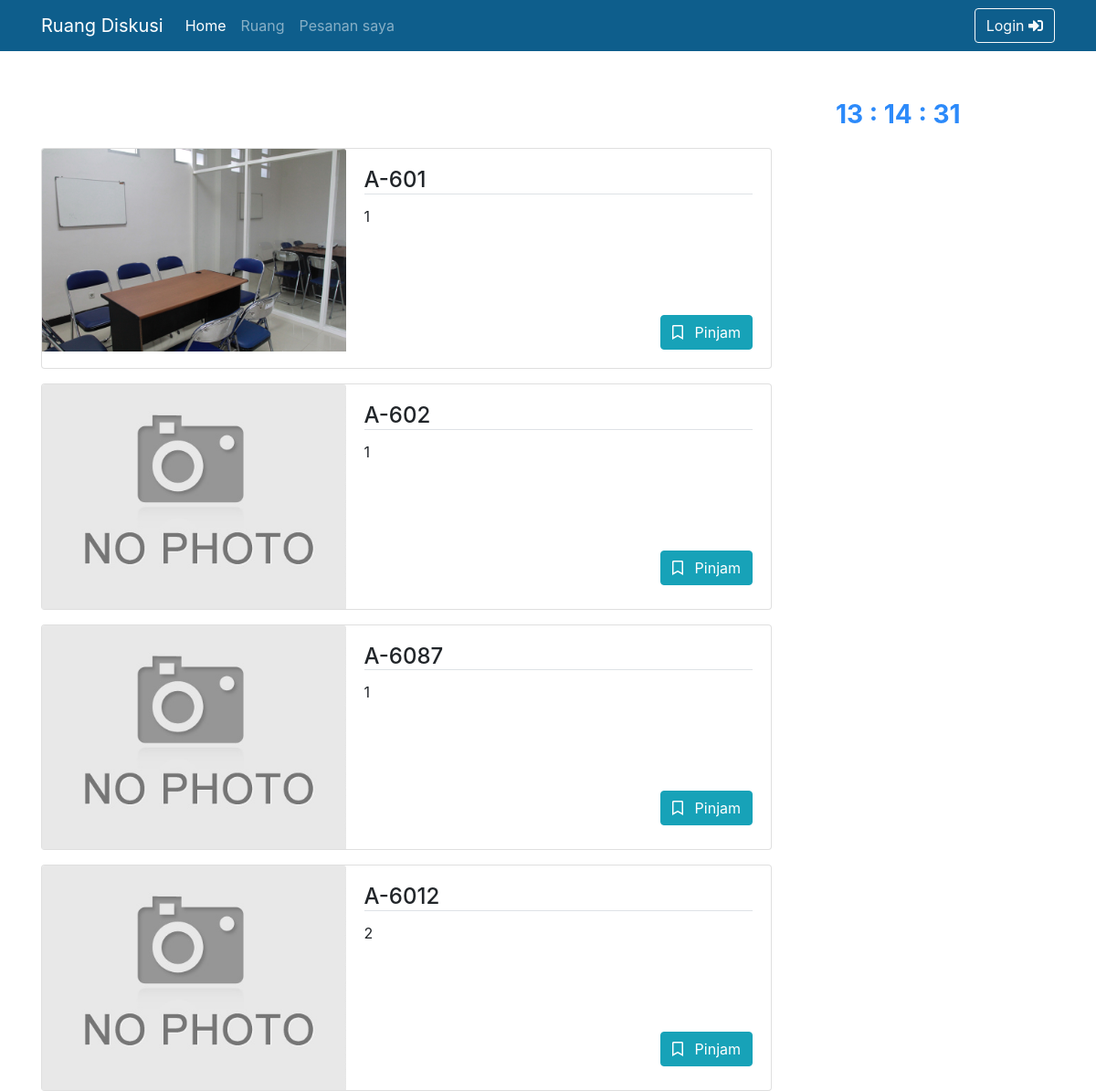
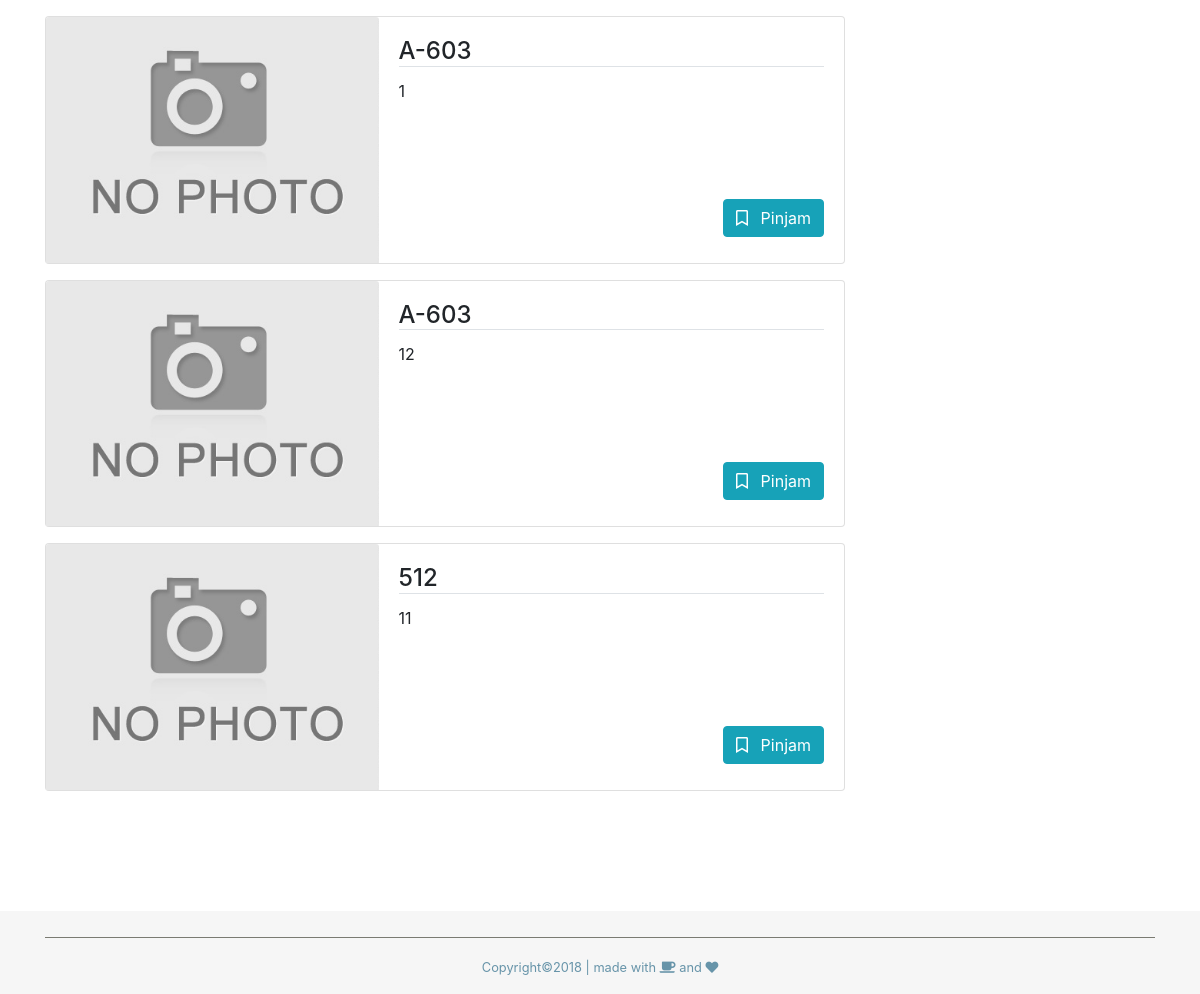
Screenshot of /index.php/ruang with the database file from the repository (2 pictures, top to bottom).
### tables this page shows
CREATE TABLE `tb_ruang` (
  `id` int(11) NOT NULL,
  `image` varchar(256) NOT NULL,
  `no_ruang` varchar(12) NOT NULL,
  `status` int(1) NOT NULL
);

### application/controllers/Ruang.php (called while the page is built, shortened)
<?php
class Ruang extends CI_Controller
{
  public function __construct()
  {
    $this->load->model("m_ruang");
    $this->load->library('form_validation');
  }
  public function index()
  {
    $data['judul'] = 'Ruang Diskusi';
    $data['user'] = $this->db->get_where('user', ['nim' => $this->session->userdata('nim')])->row_array();
    $data["tb_ruang"] = $this->m_ruang->getAll();
    $this->load->view('templates/header', $data);
    $this->load->view('ruang/index', $data);
    $this->load->view('templates/footer');
  }
}

### index.php (called while the page is built, shortened)
<?php
require_once BASEPATH.'core/CodeIgniter.php';

### application/models/m_ruang.php (called while the page is built, shortened)
<?php
class m_ruang extends CI_Model{
  private $_table = "tb_ruang";
       function getAll()
      {
          return $this->db->get($this->_table)->result();
      }
  }

### application/views/ruang/index.php (the view)
<div class="col-9 offset-3 col-md-2 offset-md-9 ">
  <p>
    <span class="jam"></span>
  </p>
</div>
<div class="container">
      <?php foreach ($tb_ruang as $r): ?>
        <div class="card mb-3" style="max-width: 800px;" >
          <div class="row no-gutters">
        <div class="col-md-5">
          <img class="card-img-top" src="<?= base_url('asset/img/ruang/'.$r->image) ?>" max_width="500" />
        </div>
        <div class="col-md-7 text-center text-md-left">
          <div class="card-body ">
            <h4 class="card-title border-bottom"> <?= $r->no_ruang ?></h4>
            <p class="card-text"><?= $r->status ?></p>
            <div class="text-md-right pt-md-5 mt-md-5 pl-md-5 ">
              <a class="btn btn-info" href="<?= base_url('booking'); ?>">
               <i class="far fa-bookmark pr-2"></i> Pinjam
              </a>
            </div>
          </div>
        </div>
          </div>
        </div>
    <?php endforeach; ?>
    <br class="d-sm-block">
</div>

### application/views/templates/header.php (shortened to what this page needs)
<!doctype html>
<html lang="en">
  <head>
    <link rel="stylesheet" href="https://use.fontawesome.com/releases/v5.6.3/css/all.css">
    <link rel="stylesheet" href="https://stackpath.bootstrapcdn.com/bootstrap/4.3.1/css/bootstrap.min.css">
    <link rel="stylesheet" type="text/css" href="<?= base_url(); ?>asset/css/style.css">
  </head>
  <body>
    <nav class="navbar navbar-expand-sm navbar-dark sticky-top mb-5 text-center" style="background-color:	#0e5e8c;">
      <div class="container">
          <a class="navbar-brand" href="<?= base_url();?>">Ruang Diskusi</a>
          <div class="collapse navbar-collapse" id="navbarTogglerDemo03">
            <ul class="navbar-nav mr-auto mt-2 mt-lg-0">
              <li class="nav-item active">
                <a class="nav-link" href="<?= base_url();?>">Home <span class="sr-only">(current)</span></a>
              </li>
              <li class="nav-item">
                <a class="nav-link" href="<?= base_url();?>ruang">Ruang</a>
              </li>
              <li class="nav-item">
                <a class="nav-link" href="<?= base_url();?>pesan">Pesanan saya</a>
              </li>
            </ul>
            <?php
            if ($this->session->userdata('nim')) {
              echo '<ul class="navbar-nav ml-auto d-none d-md-block">
                <li class="nav-item dropdown no-arrow">
                  <a class="nav-link dropdown-toggle" href="#" id="userDropdown" role="button" data-toggle="dropdown" aria-haspopup="true" aria-expanded="false">
                    <span class="mr-2 d-none d-lg-inline text-gray-600 small"> '.$user['nama'].'</span>
                    <img class="img-profile img-logo rounded-circle" src="'. base_url('asset/img/profile/') . $user['image'].'">
                  </a>
                  <div class="dropdown-menu dropdown-menu-right shadow animated--grow-in" aria-labelledby="userDropdown">
                    <a class="dropdown-item" href="'.base_url('profile/mahasiswa').'">
                      <i class="fas fa-user fa-sm fa-fw mr-2 text-gray-400"></i>
                      Profile
                    </a>
                    <hr class="sidebar-divider">
                    <a class="dropdown-item" href="'.base_url('auth/logout').'" data-toggle="modal" data-target="#logoutModal">
                      <i class="fas fa-sign-out-alt fa-sm fa-fw mr-2 text-gray-400"></i>
                      Logout
                    </a>
                  </div>
                </li>
              </ul>
              ';
            } else {
              echo '<a class="btn btn-outline-light text-center" href="'.base_url('auth').'" role="button">Login <i class="fas fa-sign-in-alt"></i></a>';
            }
             ?>
          </div>
      </div>
    </nav>

### application/views/templates/footer.php (shortened to what this page needs)
    <footer class="page-footer pt-3">
      <div class="container ">
        <hr class="stripe">
          <div class="row">
            <div class="col-md-12 text-center copy" id="copyright">
              <p>
                <small>Copyright©2018 | made with <i class="fas fa-coffee"></i> and <i class="fas fa-heart"></i></small>
              </p>
            </div>
          </div>
        </div>
    </footer>
  </body>
</html>

### asset/css/style.css (style rules this page uses)
.jam { font-size: 28px; font-weight: bold; color: rgb(44, 138, 250); }
.page-footer { color: #389ae5; background-color: #f6f6f6; margin-top: 80px; }
hr.stripe { margin-top: 10px; background-color: #88897f; width: 100%; }
.copy { color: #6794a9; }

### rows the page displays
tb_ruang: image (picture), no_ruang "A-601", status "1"
tb_ruang: image (placeholder picture), no_ruang "A-602", status "1"
tb_ruang: image (placeholder picture), no_ruang "A-6087", status "1"
tb_ruang: image (placeholder picture), no_ruang "A-6012", status "2"
tb_ruang: image (placeholder picture), no_ruang "A-603", status "1"
tb_ruang: image (placeholder picture), no_ruang "A-603", status "12"
tb_ruang: image (placeholder picture), no_ruang "512", status "11"
